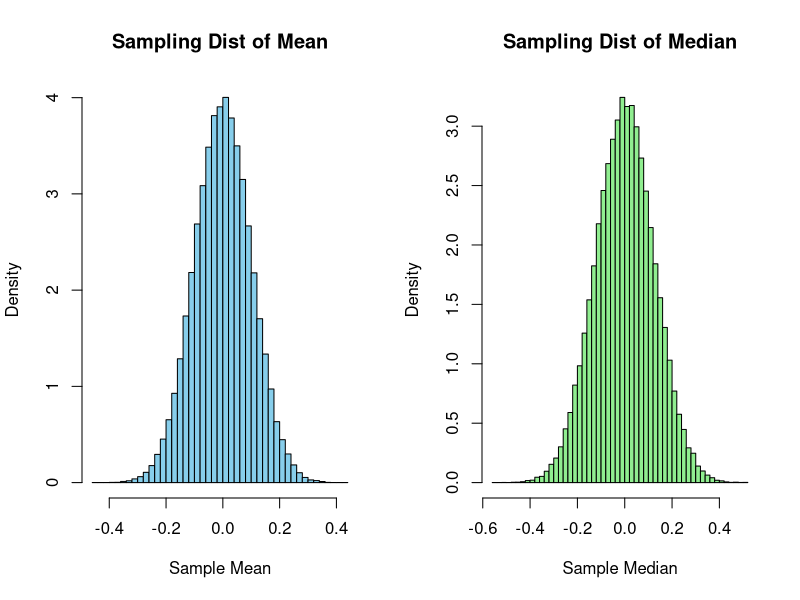
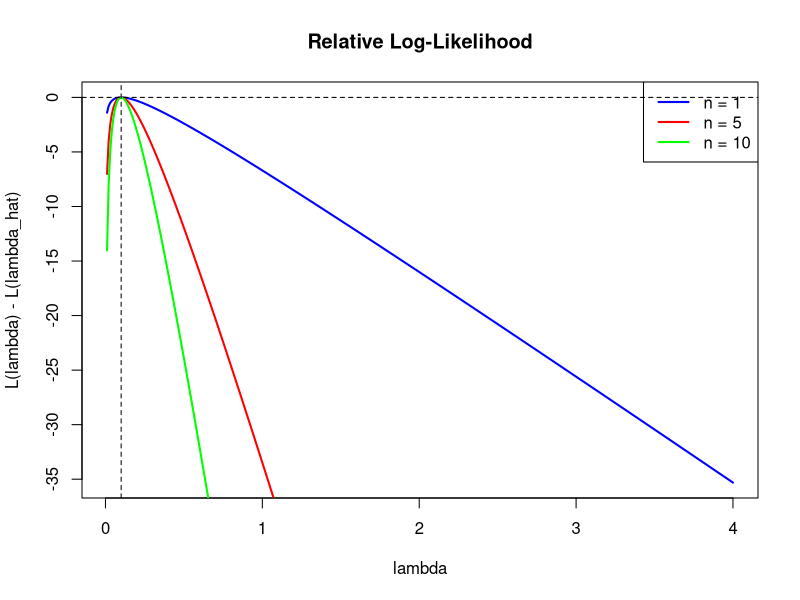

R code for these plots, in order:
# ==========================================
# MODULE 1: ESTIMATION
# ==========================================

# ----------------------------------------------------
# Problem 1 (Exercise 4.33)
# ----------------------------------------------------
set.seed(123)
n <- 100
n_sim <- 100000

means <- numeric(n_sim)
medians <- numeric(n_sim)

for (i in 1:n_sim) {
  sample_data <- rnorm(n, mean = 0, sd = 1)
  means[i] <- mean(sample_data)
  medians[i] <- median(sample_data)
}

# Plot sampling distributions
pdf("Estimation_prob1_plot.pdf", width=8, height=5)
par(mfrow=c(1,2))
hist(means, breaks=50, col="skyblue", main="Sampling Dist of Mean", xlab="Sample Mean", prob=TRUE)
hist(medians, breaks=50, col="lightgreen", main="Sampling Dist of Median", xlab="Sample Median", prob=TRUE)
dev.off()

cat("MSE of Sample Mean around 0: ", mean(means^2), "\n")
cat("MSE of Sample Median around 0: ", mean(medians^2), "\n")
cat("The mean has a lower MSE, so it is a better estimator for the normal distribution mean/median.\n")

# ----------------------------------------------------
# Problem 2 (Exercise 4.34)
# ----------------------------------------------------
# For a uniform distribution, say U(0, 1) where true mean=0.5, true median=0.5
set.seed(123)
n <- 100
n_sim <- 100000

means_unif <- numeric(n_sim)
medians_unif <- numeric(n_sim)

for (i in 1:n_sim) {
  sample_data <- runif(n, min = 0, max = 1)
  means_unif[i] <- mean(sample_data)
  medians_unif[i] <- median(sample_data)
}

mse_mean_unif <- mean((means_unif - 0.5)^2)
mse_median_unif <- mean((medians_unif - 0.5)^2)

cat("MSE of Sample Mean (Uniform) around 0.5: ", mse_mean_unif, "\n")
cat("MSE of Sample Median (Uniform) around 0.5: ", mse_median_unif, "\n")
cat("For the uniform distribution, the mean has a lower MSE than the median, making it a better estimator.\n")

# ----------------------------------------------------
# Problem 3 (Exercise 4.36)
# ----------------------------------------------------
# Analytical problem. Proof will be provided in LaTeX.

# ----------------------------------------------------
# Problem 4 (Exercise 4.39)
# ----------------------------------------------------
# (c) Plot L(lambda) - L(lambda_hat) for lambda between 0.01 and 4.00
# y_bar = 10, so lambda_hat = 1/y_bar = 0.1
# L(lambda) = n * ln(lambda) - lambda * sum(y) = n * ln(lambda) - lambda * n * y_bar
# L(lambda_hat) = n * ln(lambda_hat) - lambda_hat * n * y_bar

y_bar <- 10
lambda_hat <- 1 / y_bar

lambda_seq <- seq(0.01, 4.00, length.out = 400)

log_lik_diff <- function(n, lambda, y_bar, lambda_hat) {
  L_lambda <- n * log(lambda) - lambda * n * y_bar
  L_lambda_hat <- n * log(lambda_hat) - lambda_hat * n * y_bar
  return(L_lambda - L_lambda_hat)
}

pdf("Estimation_prob4_plot.pdf", width=8, height=6)
plot(lambda_seq, log_lik_diff(1, lambda_seq, y_bar, lambda_hat), type="l", col="blue", lwd=2,
     ylab="L(lambda) - L(lambda_hat)", xlab="lambda", main="Relative Log-Likelihood")
lines(lambda_seq, log_lik_diff(5, lambda_seq, y_bar, lambda_hat), type="l", col="red", lwd=2)
lines(lambda_seq, log_lik_diff(10, lambda_seq, y_bar, lambda_hat), type="l", col="green", lwd=2)
legend("topright", legend=c("n = 1", "n = 5", "n = 10"), col=c("blue", "red", "green"), lwd=2)
abline(h=0, lty=2)
abline(v=lambda_hat, lty=2)
dev.off()

cat("Estimation Module R code executed successfully.\n")
